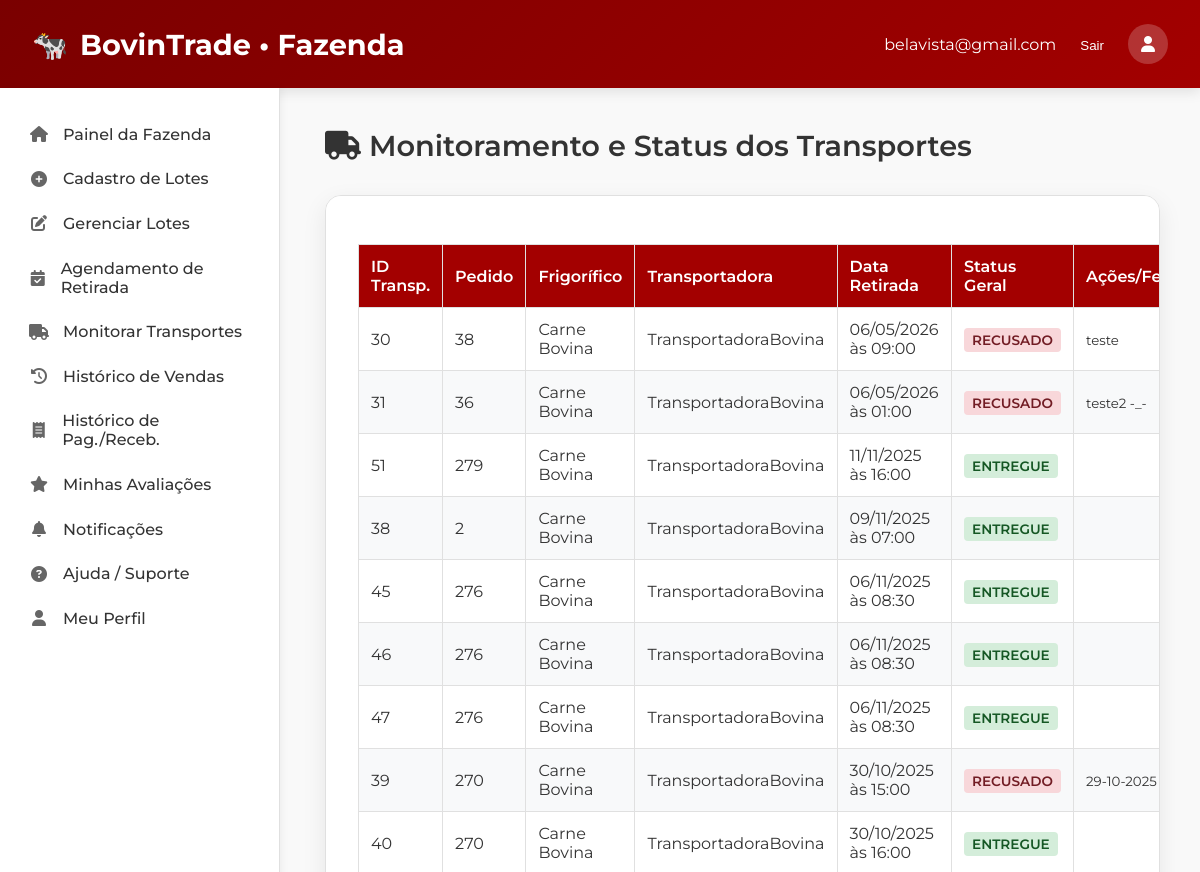
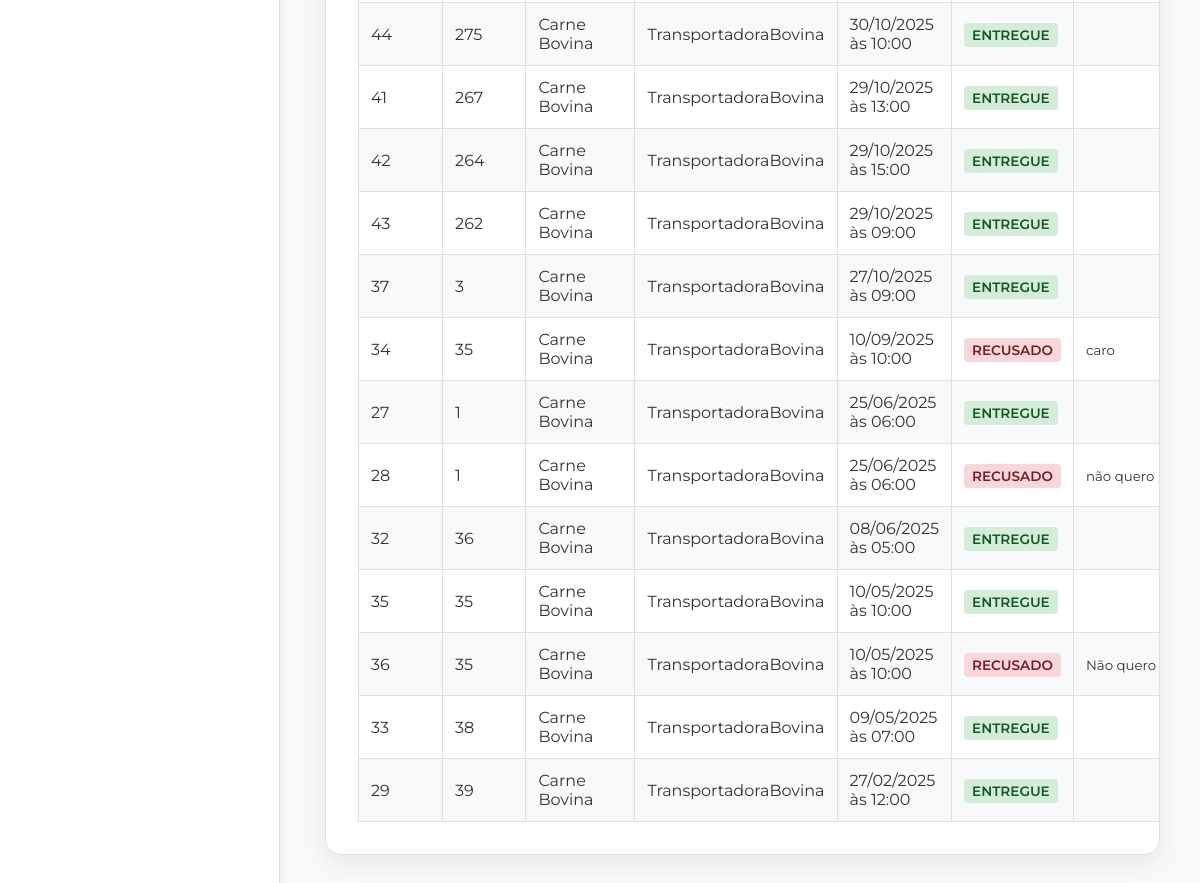
Screenshot of /monitorar-transportes-faz.php (signed in) with the database file from the repository (2 pictures, top to bottom).
### tables this page shows
CREATE TABLE `transportes` (
  `id` int(11) NOT NULL,
  `pedido_id` bigint(20) UNSIGNED NOT NULL,
  `fazenda_id` bigint(20) UNSIGNED NOT NULL,
  `frigorifico_id` bigint(20) UNSIGNED NOT NULL,
  `transportadora_id` bigint(20) UNSIGNED NOT NULL,
  `motorista_id` bigint(20) UNSIGNED NOT NULL,
  `veiculo_id` bigint(20) UNSIGNED NOT NULL,
  `data_retirada` date NOT NULL,
  `hora_retirada` time NOT NULL,
  `distancia_km` int(11) NOT NULL,
  `valor_transporte` decimal(10,2) DEFAULT NULL,
  `status` enum('AGENDADO','CONFIRMADO','AUTORIZADO','EM_TRANSITO_ORIGEM','CHEGOU_NA_FAZENDA','EM_TRANSITO_DESTINO','CHEGOU_NO_FRIGORIFICO','ENTREGUE','CANCELADO') DEFAULT 'AGENDADO',
  `status_aceite` enum('PENDENTE','ACEITO','RECUSADO') DEFAULT 'PENDENTE',
  `qr_retirada` varchar(100) DEFAULT NULL,
  `criado_em` timestamp NOT NULL DEFAULT current_timestamp(),
  `atualizado_em` timestamp NOT NULL DEFAULT current_timestamp() ON UPDATE current_timestamp(),
  `mensagem_transportadora` text DEFAULT NULL,
  `mensagem_frigorifico` text DEFAULT NULL,
  `metodo_pagamento_transporte` varchar(50) DEFAULT NULL COMMENT 'Método de pagamento sugerido pela Fazenda',
  `data_prevista_entrega` date DEFAULT NULL COMMENT 'Data prevista de entrega no frigorífico (informada pela transportadora)',
  `data_entrega_real` date DEFAULT NULL COMMENT 'Data real da entrega no frigorífico (confirmada pelo Frigorífico)',
  `hora_entrega_real` time DEFAULT NULL
);

CREATE TABLE `usuarios` (
  `id` bigint(20) UNSIGNED NOT NULL,
  `tipo_usuario` enum('FAZENDA','FRIGORIFICO','TRANSPORTADORA') NOT NULL,
  `nome_razao` varchar(255) NOT NULL,
  `email` varchar(255) NOT NULL,
  `telefone` varchar(30) NOT NULL,
  `senha_hash` varchar(255) DEFAULT NULL,
  `cnpj` char(14) DEFAULT NULL,
  `cpf` char(11) DEFAULT NULL,
  `cep` varchar(20) NOT NULL,
  `cidade` varchar(120) NOT NULL,
  `estado` char(2) NOT NULL,
  `bairro` varchar(120) DEFAULT NULL,
  `rua` varchar(255) DEFAULT NULL,
  `numero` varchar(30) DEFAULT NULL,
  `complemento` varchar(255) DEFAULT NULL,
  `latitude` decimal(9,6) DEFAULT NULL,
  `longitude` decimal(9,6) DEFAULT NULL,
  `created_at` timestamp NOT NULL DEFAULT current_timestamp(),
  `updated_at` timestamp NOT NULL DEFAULT current_timestamp() ON UPDATE current_timestamp()
);

### monitorar-transportes-faz.php (the view, shortened to what this page needs)
<?php
require_once  'config.php';
$u = $_SESSION['usuario'];
$fazenda_id = $u['id'];
function e($s) {
    return htmlspecialchars((string)$s, ENT_QUOTES | ENT_SUBSTITUTE, 'UTF-8');
}
$email = e($u['email'] ?? '');
$stmt = $pdo->prepare("
    SELECT
        t.id,
        t.pedido_id,
        t.data_retirada,
        t.hora_retirada,
        t.status,
        t.status_aceite,
        t.mensagem_transportadora,
        tr.nome_razao AS transportadora_nome,
        u_frig.nome_razao AS frigorifico_nome
    FROM transportes t
    JOIN usuarios tr ON tr.id = t.transportadora_id
    JOIN usuarios u_frig ON u_frig.id = t.frigorifico_id
    WHERE t.fazenda_id = :fid
    ORDER BY t.data_retirada DESC
");
$stmt->execute([':fid' => $fazenda_id]);
$transportes = $stmt->fetchAll(PDO::FETCH_ASSOC);
$current_page = 'monitorar-transportes-faz.php';
?>
<!DOCTYPE html>
<html lang="pt-br">
<head>
<link rel="stylesheet" href="https://cdnjs.cloudflare.com/ajax/libs/font-awesome/6.4.0/css/all.min.css">
</head>
<body>
<header>
  <div style="display: flex; align-items: center; gap: 1rem;">
    <div class="logo">
      🐄
      <span>BovinTrade • Fazenda</span>
    </div>
  </div>
  <div class="user-menu">
    <span><?= $email ?></span>
    <form action="logout.php" method="post" style="display:inline;">
      <button type="submit" style="background:none; border:none; color:white; cursor:pointer;">Sair</button>
    </form>
    <div class="user-avatar"><i class="fas fa-user"></i></div>
  </div>
</header>
<div class="container">
    <aside class="sidebar">
        <ul class="sidebar-menu">
            <a href="02-painel-fazenda.php" class="menu-item <?= $current_page === '02-painel-fazenda.php' ? 'active' : '' ?>">
                <i class="fas fa-home"></i><span>Painel da Fazenda</span>
            </a>
            <a href="03-cadastro-lote.php" class="menu-item <?= $current_page === '03-cadastro-lote.php' ? 'active' : '' ?>">
                <i class="fas fa-plus-circle"></i><span>Cadastro de Lotes</span>
            </a>
            <a href="gerenciar-lotes.php" class="menu-item <?= $current_page === 'gerenciar-lotes.php' ? 'active' : '' ?>">
                <i class="fas fa-edit"></i><span>Gerenciar Lotes</span>
            </a>
            <a href="agendar-transporte-f.php" class="menu-item <?= $current_page === 'agendar-retirada.php' ? 'active' : '' ?>">
                <i class="fas fa-calendar-check"></i><span>Agendamento de Retirada</span>
            </a>
              <a href="monitorar-transportes-faz.php" class="menu-item">
                <i class="fas fa-truck"></i><span>Monitorar Transportes</span>
            </a>
            <a href="05-historico-vendas.php" class="menu-item <?= $current_page === '05-historico-vendas.php' ? 'active' : '' ?>">
                <i class="fas fa-history"></i><span>Histórico de Vendas</span>
            </a>
            <a href="06-historico-pgtorec.php" class="menu-item <?= $current_page === '06-historico-pgtorec.php' ? 'active' : '' ?>">
                <i class="fas fa-receipt"></i><span>Histórico de Pag./Receb.</span>
            </a>
            <a href="minhas-avaliacoes-fazenda.php" class="menu-item <?= $current_page === 'minhas-avaliacoes-fazenda.php' ? 'active' : '' ?>">
                <i class="fas fa-star"></i><span>Minhas Avaliações</span>
            </a>
            <a href="notificacoes-fazenda.php" class="menu-item <?= $current_page === 'notificacoes-fazenda.html' ? 'active' : '' ?>">
                <i class="fas fa-bell"></i><span>Notificações</span>
            </a>
            <a href="17-ajudafz.php" class="menu-item <?= $current_page === '17-ajudafz.php' ? 'active' : '' ?>">
                <i class="fas fa-question-circle"></i><span>Ajuda / Suporte</span>
            </a>
            <a href="01-meu-perfil-fazenda.php" class="menu-item <?= $current_page === '01-meu-perfil-fazenda.php' ? 'active' : '' ?>">
                <i class="fas fa-user"></i><span>Meu Perfil</span>
            </a>
        </ul>
    </aside>
  <main class="main">
    <div class="dashboard-header">
      <h1 class="dashboard-title"><i class="fas fa-truck"></i> Monitoramento e Status dos Transportes</h1>
    </div>
    <div class="profile-container">
      <?php if (count($transportes) === 0): ?>
        <p style="text-align: center; color: var(--text-light);">Nenhum transporte agendado até o momento.</p>
      <?php else: ?>
        <table>
         <thead>
           <tr>
             <th>ID Transp.</th>
             <th>Pedido</th>
             <th>Frigorífico</th>
             <th>Transportadora</th>
             <th>Data Retirada</th>
             <th>Status Geral</th>
             <th>Ações/Feedback</th>
           </tr>
         </thead>
         <tbody>
           <?php foreach ($transportes as $t):
             $display_status = ($t['status_aceite'] === 'RECUSADO') ? 'RECUSADO' : $t['status'];
           ?>
             <tr>
               <td><?= e($t['id']) ?></td>
               <td><?= e($t['pedido_id']) ?></td>
               <td><?= e($t['frigorifico_nome']) ?></td>
               <td><?= e($t['transportadora_nome']) ?></td>
               <td><?= date('d/m/Y', strtotime($t['data_retirada'])) ?> às <?= substr($t['hora_retirada'], 0, 5) ?></td>
               <td>
                 <span class="status-tag status-<?= e($display_status) ?>">
                   <?= e($display_status) ?>
                 </span>
               </td>
               <td>
                 <?php if ($t['status'] === 'CHEGOU_NA_FAZENDA'): ?>
                   <form method="post" style="display:inline;">
                     <input type="hidden" name="acao" value="confirmar_retirada">
                     <input type="hidden" name="transporte_id" value="<?= e($t['id']) ?>">
                     <button type="submit" class="btn-confirmar-retirada">
                       <i class="fas fa-check-circle"></i> Confirmar Retirada
                     </button>
                   </form>
                 <?php else: ?>
                   <small><?= e($t['mensagem_transportadora'] ?? '') ?></small>
                 <?php endif; ?>
               </td>
             </tr>
           <?php endforeach; ?>
         </tbody>
       </table>
      <?php endif; ?>
    </div>
  </main>
</div>
</body>
</html>

### monitorar-transportes-faz.php (style rules this page uses)
:root { --primary: #a30000; --primary-dark: #7a0000; --text: #333333; --text-light: #666666; --background: #ffffff; --border: #e0e0e0; }
* { margin: 0; padding: 0; box-sizing: border-box; }
body { font-family: 'Montserrat', sans-serif; background: #f9f9f9; color: var(--text); overflow-x: hidden; }
header { background: linear-gradient(135deg, var(--primary-dark), var(--primary)); color: white; padding: 1.5rem 2rem; display: flex; justify-content: space-between; align-items: center; box-shadow: 0 4px 12px rgba(0,0,0,0.1); }
.logo { font-size: 1.8rem; font-weight: 700; display: flex; align-items: center; gap: 0.75rem; }
.user-menu { display: flex; align-items: center; gap: 1.5rem; }
.user-avatar { width: 40px; height: 40px; border-radius: 50%; background-color: rgba(255,255,255,0.2); display: flex; align-items: center; justify-content: center; }
.container { display: flex; min-height: calc(100vh - 76px); width: 100%; }
.sidebar { width: 280px; background: var(--background); border-right: 1px solid var(--border); padding: 1.5rem 0; box-shadow: 2px 0 8px rgba(0,0,0,0.05); flex-shrink: 0; transition: transform 0.3s ease; }
.sidebar-menu { list-style: none; }
.menu-item { padding: 0.8rem 1.5rem; display: flex; align-items: center; gap: 0.75rem; color: var(--text); text-decoration: none; font-weight: 500; border-left: 3px solid transparent; transition: 0.2s; }
.menu-item i { width: 24px; text-align: center; color: var(--text-light); }
.main { flex: 1; padding: 2.5rem; min-width: 0; }
.dashboard-header { display: flex; justify-content: space-between; align-items: center; margin-bottom: 2rem; }
.dashboard-title { font-size: 1.8rem; font-weight: 600; color: var(--text); }
.profile-container { background: var(--background); padding: 2rem; border-radius: 16px; box-shadow: 0 8px 24px rgba(0,0,0,0.08); border: 1px solid var(--border); max-width: 1000px; margin: auto; overflow-x: auto; }
table { width: 100%; border-collapse: collapse; table-layout: auto; margin-top: 1rem; }
th, td { padding: 0.75rem; border: 1px solid var(--border); text-align: left; vertical-align: middle; }
th { background-color: var(--primary); color: #fff; font-weight: 600; }
tr:nth-child(even) { background-color: #f8f9fa; }
.status-tag { padding: 4px 8px; border-radius: 4px; font-weight: 600; font-size: 0.85rem; }
.status-RECUSADO { background: #f8d7da; color: #721c24; }
.status-ENTREGUE { background: #d4edda; color: #155724; }

### rows the page displays
transportes: id "30", pedido "38", usuarios.nome_razao "Carne Bovina", usuarios.nome_razao "TransportadoraBovina", data_retirada "06/05/2026", hora_retirada "09:00", status_aceite "RECUSADO", mensagem_transportadora "teste"
transportes: id "31", pedido "36", usuarios.nome_razao "Carne Bovina", usuarios.nome_razao "TransportadoraBovina", data_retirada "06/05/2026", hora_retirada "01:00", status_aceite "RECUSADO", mensagem_transportadora "teste2 -_-"
transportes: id "51", pedido "279", usuarios.nome_razao "Carne Bovina", usuarios.nome_razao "TransportadoraBovina", data_retirada "11/11/2025", hora_retirada "16:00", status "ENTREGUE"
transportes: id "38", pedido "2", usuarios.nome_razao "Carne Bovina", usuarios.nome_razao "TransportadoraBovina", data_retirada "09/11/2025", hora_retirada "07:00", status "ENTREGUE"
transportes: id "45", pedido "276", usuarios.nome_razao "Carne Bovina", usuarios.nome_razao "TransportadoraBovina", data_retirada "06/11/2025", hora_retirada "08:30", status "ENTREGUE"
transportes: id "46", pedido "276", usuarios.nome_razao "Carne Bovina", usuarios.nome_razao "TransportadoraBovina", data_retirada "06/11/2025", hora_retirada "08:30", status "ENTREGUE"
transportes: id "47", pedido "276", usuarios.nome_razao "Carne Bovina", usuarios.nome_razao "TransportadoraBovina", data_retirada "06/11/2025", hora_retirada "08:30", status "ENTREGUE"
transportes: id "39", pedido "270", usuarios.nome_razao "Carne Bovina", usuarios.nome_razao "TransportadoraBovina", data_retirada "30/10/2025", hora_retirada "15:00", status_aceite "RECUSADO", mensagem_transportadora "29-10-2025…"
transportes: id "40", pedido "270", usuarios.nome_razao "Carne Bovina", usuarios.nome_razao "TransportadoraBovina", data_retirada "30/10/2025", hora_retirada "16:00", status "ENTREGUE"
transportes: id "44", pedido "275", usuarios.nome_razao "Carne Bovina", usuarios.nome_razao "TransportadoraBovina", data_retirada "30/10/2025", hora_retirada "10:00", status "ENTREGUE"
transportes: id "41", pedido "267", usuarios.nome_razao "Carne Bovina", usuarios.nome_razao "TransportadoraBovina", data_retirada "29/10/2025", hora_retirada "13:00", status "ENTREGUE"
transportes: id "42", pedido "264", usuarios.nome_razao "Carne Bovina", usuarios.nome_razao "TransportadoraBovina", data_retirada "29/10/2025", hora_retirada "15:00", status "ENTREGUE"
transportes: id "43", pedido "262", usuarios.nome_razao "Carne Bovina", usuarios.nome_razao "TransportadoraBovina", data_retirada "29/10/2025", hora_retirada "09:00", status "ENTREGUE"
transportes: id "37", pedido "3", usuarios.nome_razao "Carne Bovina", usuarios.nome_razao "TransportadoraBovina", data_retirada "27/10/2025", hora_retirada "09:00", status "ENTREGUE"
transportes: id "34", pedido "35", usuarios.nome_razao "Carne Bovina", usuarios.nome_razao "TransportadoraBovina", data_retirada "10/09/2025", hora_retirada "10:00", status_aceite "RECUSADO", mensagem_transportadora "caro"
transportes: id "27", pedido "1", usuarios.nome_razao "Carne Bovina", usuarios.nome_razao "TransportadoraBovina", data_retirada "25/06/2025", hora_retirada "06:00", status "ENTREGUE"
transportes: id "28", pedido "1", usuarios.nome_razao "Carne Bovina", usuarios.nome_razao "TransportadoraBovina", data_retirada "25/06/2025", hora_retirada "06:00", status_aceite "RECUSADO", mensagem_transportadora "não quero…"
transportes: id "32", pedido "36", usuarios.nome_razao "Carne Bovina", usuarios.nome_razao "TransportadoraBovina", data_retirada "08/06/2025", hora_retirada "05:00", status "ENTREGUE"
transportes: id "35", pedido "35", usuarios.nome_razao "Carne Bovina", usuarios.nome_razao "TransportadoraBovina", data_retirada "10/05/2025", hora_retirada "10:00", status "ENTREGUE"
transportes: id "36", pedido "35", usuarios.nome_razao "Carne Bovina", usuarios.nome_razao "TransportadoraBovina", data_retirada "10/05/2025", hora_retirada "10:00", status_aceite "RECUSADO", mensagem_transportadora "Não quero…"
transportes: id "33", pedido "38", usuarios.nome_razao "Carne Bovina", usuarios.nome_razao "TransportadoraBovina", data_retirada "09/05/2025", hora_retirada "07:00", status "ENTREGUE"
transportes: id "29", pedido "39", usuarios.nome_razao "Carne Bovina", usuarios.nome_razao "TransportadoraBovina", data_retirada "27/02/2025", hora_retirada "12:00", status "ENTREGUE"

### other values shown
$email "belavista@gmail.com"
